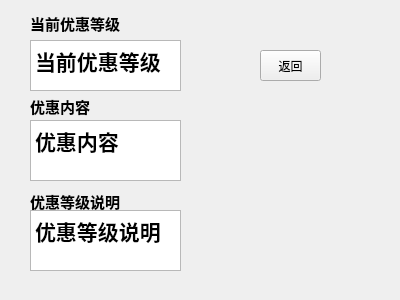
<?xml version="1.0" encoding="UTF-8"?>
<ui version="4.0">
 <class>discount</class>
 <widget class="QWidget" name="discount">
  <property name="geometry">
   <rect>
    <x>0</x>
    <y>0</y>
    <width>400</width>
    <height>300</height>
   </rect>
  </property>
  <property name="windowTitle">
   <string>Form</string>
  </property>
  <widget class="QPushButton" name="pushButton">
   <property name="geometry">
    <rect>
     <x>260</x>
     <y>50</y>
     <width>61</width>
     <height>31</height>
    </rect>
   </property>
   <property name="text">
    <string>返回</string>
   </property>
  </widget>
  <widget class="QTextBrowser" name="textBrowser">
   <property name="geometry">
    <rect>
     <x>30</x>
     <y>40</y>
     <width>151</width>
     <height>51</height>
    </rect>
   </property>
   <property name="html">
    <string>&lt;!DOCTYPE HTML PUBLIC &quot;-//W3C//DTD HTML 4.0//EN&quot; &quot;http://www.w3.org/TR/REC-html40/strict.dtd&quot;&gt;
&lt;html&gt;&lt;head&gt;&lt;meta name=&quot;qrichtext&quot; content=&quot;1&quot; /&gt;&lt;meta charset=&quot;utf-8&quot; /&gt;&lt;style type=&quot;text/css&quot;&gt;
p, li { white-space: pre-wrap; }
hr { height: 1px; border-width: 0; }
li.unchecked::marker { content: &quot;\2610&quot;; }
li.checked::marker { content: &quot;\2612&quot;; }
&lt;/style&gt;&lt;/head&gt;&lt;body style=&quot; font-family:'Microsoft YaHei UI'; font-size:9pt; font-weight:400; font-style:normal;&quot;&gt;
&lt;p style=&quot; margin-top:0px; margin-bottom:0px; margin-left:0px; margin-right:0px; -qt-block-indent:0; text-indent:0px;&quot;&gt;&lt;span style=&quot; font-size:16pt; font-weight:700;&quot;&gt;当前优惠等级&lt;/span&gt;&lt;/p&gt;&lt;/body&gt;&lt;/html&gt;</string>
   </property>
  </widget>
  <widget class="QTextBrowser" name="textBrowser_2">
   <property name="geometry">
    <rect>
     <x>30</x>
     <y>120</y>
     <width>151</width>
     <height>61</height>
    </rect>
   </property>
   <property name="html">
    <string>&lt;!DOCTYPE HTML PUBLIC &quot;-//W3C//DTD HTML 4.0//EN&quot; &quot;http://www.w3.org/TR/REC-html40/strict.dtd&quot;&gt;
&lt;html&gt;&lt;head&gt;&lt;meta name=&quot;qrichtext&quot; content=&quot;1&quot; /&gt;&lt;meta charset=&quot;utf-8&quot; /&gt;&lt;style type=&quot;text/css&quot;&gt;
p, li { white-space: pre-wrap; }
hr { height: 1px; border-width: 0; }
li.unchecked::marker { content: &quot;\2610&quot;; }
li.checked::marker { content: &quot;\2612&quot;; }
&lt;/style&gt;&lt;/head&gt;&lt;body style=&quot; font-family:'Microsoft YaHei UI'; font-size:9pt; font-weight:400; font-style:normal;&quot;&gt;
&lt;p style=&quot; margin-top:0px; margin-bottom:0px; margin-left:0px; margin-right:0px; -qt-block-indent:0; text-indent:0px;&quot;&gt;&lt;span style=&quot; font-size:16pt; font-weight:700;&quot;&gt;优惠内容&lt;/span&gt;&lt;/p&gt;&lt;/body&gt;&lt;/html&gt;</string>
   </property>
  </widget>
  <widget class="QTextBrowser" name="textBrowser_3">
   <property name="geometry">
    <rect>
     <x>30</x>
     <y>210</y>
     <width>151</width>
     <height>61</height>
    </rect>
   </property>
   <property name="html">
    <string>&lt;!DOCTYPE HTML PUBLIC &quot;-//W3C//DTD HTML 4.0//EN&quot; &quot;http://www.w3.org/TR/REC-html40/strict.dtd&quot;&gt;
&lt;html&gt;&lt;head&gt;&lt;meta name=&quot;qrichtext&quot; content=&quot;1&quot; /&gt;&lt;meta charset=&quot;utf-8&quot; /&gt;&lt;style type=&quot;text/css&quot;&gt;
p, li { white-space: pre-wrap; }
hr { height: 1px; border-width: 0; }
li.unchecked::marker { content: &quot;\2610&quot;; }
li.checked::marker { content: &quot;\2612&quot;; }
&lt;/style&gt;&lt;/head&gt;&lt;body style=&quot; font-family:'Microsoft YaHei UI'; font-size:9pt; font-weight:400; font-style:normal;&quot;&gt;
&lt;p style=&quot; margin-top:0px; margin-bottom:0px; margin-left:0px; margin-right:0px; -qt-block-indent:0; text-indent:0px;&quot;&gt;&lt;span style=&quot; font-size:16pt; font-weight:700;&quot;&gt;优惠等级说明&lt;/span&gt;&lt;/p&gt;&lt;/body&gt;&lt;/html&gt;</string>
   </property>
  </widget>
  <widget class="QLabel" name="label">
   <property name="geometry">
    <rect>
     <x>30</x>
     <y>12</y>
     <width>101</width>
     <height>20</height>
    </rect>
   </property>
   <property name="text">
    <string>&lt;html&gt;&lt;head/&gt;&lt;body&gt;&lt;p&gt;&lt;span style=&quot; font-size:11pt; font-weight:700;&quot;&gt;当前优惠等级&lt;/span&gt;&lt;/p&gt;&lt;/body&gt;&lt;/html&gt;</string>
   </property>
  </widget>
  <widget class="QLabel" name="label_2">
   <property name="geometry">
    <rect>
     <x>30</x>
     <y>95</y>
     <width>101</width>
     <height>21</height>
    </rect>
   </property>
   <property name="text">
    <string>&lt;html&gt;&lt;head/&gt;&lt;body&gt;&lt;p&gt;&lt;span style=&quot; font-size:11pt; font-weight:700;&quot;&gt;优惠内容&lt;/span&gt;&lt;/p&gt;&lt;/body&gt;&lt;/html&gt;</string>
   </property>
  </widget>
  <widget class="QLabel" name="label_3">
   <property name="geometry">
    <rect>
     <x>30</x>
     <y>190</y>
     <width>111</width>
     <height>20</height>
    </rect>
   </property>
   <property name="text">
    <string>&lt;html&gt;&lt;head/&gt;&lt;body&gt;&lt;p&gt;&lt;span style=&quot; font-size:11pt; font-weight:700;&quot;&gt;优惠等级说明&lt;/span&gt;&lt;/p&gt;&lt;/body&gt;&lt;/html&gt;</string>
   </property>
  </widget>
 </widget>
 <resources/>
 <connections/>
</ui>
